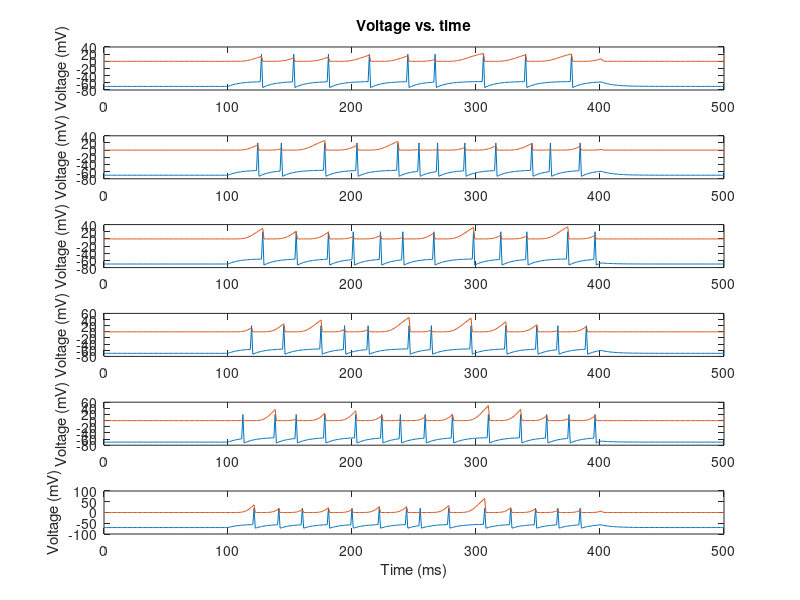

This chart was generated by the following MATLAB code: (Note: this script raises an error after producing the figure.)
%% Simulation

%%%DEFINE PARAMETERS
dt=1; %time step ms
t_end=500; %total run time ms
t_StimStart=100; %time to start injecting current
t_StimEnd=400; %time to end injecting current
V_th=-55; %spike threshold [mV]
E_L=-70; %resting membrane potential [mV]
V_reset=-75; %value to reset voltage to after a spike [mV]
V_spike=20; %value to draw a spike to, when cell spikes
tau=10; %membrane time constant [ms]
R_m=10; %membrane resistance [MOhm]

%%%DEFINE INITIAL VALUES AND VECTORS TO HOLD RESULTS
t_vect=0:dt:t_end; 
V_vect=zeros(1,length(t_vect));
V_plot_vect=zeros(1,length(t_vect));

%INTEGRATE THE EQUATION tau*dV/dt = -V + E_L + I_e*R_m
PlotNum=0;
I_Stim_vect=1.39:0.04:1.59; %magnitudes of pulse of injected current [nA]
spTrain=zeros(t_end,length(I_Stim_vect));

for I_Stim=I_Stim_vect; %loop over different I_Stim values
    
    PlotNum=PlotNum+1;
    i=1; %index denoting which element of V is being assigned
        
    V_vect(i)=E_L; %first element of V, i.e. value of V at t=0
    V_plot_vect(i)=V_vect(i); %if no spike, then just plot the actual voltage V
    I_e_vect=zeros(1,t_StimStart/dt); %portion of I_e_vect from t=0 to t_StimStart
    I_e_vect=[I_e_vect I_Stim*ones(1,1+((t_StimEnd-t_StimStart)/dt))];
    I_e_vect=[I_e_vect zeros(1,(t_end-t_StimEnd)/dt)];
%     I_e_vect=awgn(I_e_vect,10,'measured');
    I_e_vect_mat(:,PlotNum)=I_e_vect;
    
    NumSpikes=0; %holds number of spikes that have occurred
    
    tao=exprnd(1);
    lambda(i)=log(exp(V_vect(i)-V_th)+1);
    last_spike = 1;
    
    for t=dt:dt:t_end %loop through values of t in steps of df ms        
        %V_inf = E_L + I_e_vect(i)*R_m;
        %V_vect(i+1) = V_inf + (V_vect(i)-V_inf)*exp(-dt/tau);
        
        V_vect(i+1) = V_vect(i) + (E_L-V_vect(i) + I_e_vect(i)*R_m)/tau; %Euler's method
        lambda(i+1)=log(exp(V_vect(i+1)-V_th)+1);
        
        %if statement below says what to do if voltage crosses threshold
        if sum(lambda(last_spike+1:i+1))>tao %cell spiked
            
            V_vect(i+1)=V_reset; %set voltage back to V_reset
            V_plot_vect(i+1)=V_spike; %set vector that will be plotted to show a spike here
            NumSpikes=NumSpikes+1; %add 1 to the total spike count
            spTrain(i,PlotNum)=1;
            if last_spike == i+1
                disp('two spikes in a row!!')
                return
            end
            last_spike = i+1;
            tao=exprnd(1);
%             lambda(1:i)=0;
%             lambda(i+1)=log(exp(V_vect(i+1)-V_th)+1);
        else %voltage didn't cross threshold so cell does not spike
            V_plot_vect(i+1)=V_vect(i+1); %plot actual voltage
%             lambda(i+1)=log(exp(V_vect(i+1)-V_th)+1);
        end
        i=i+1; %add 1 to index,corresponding to moving forward 1 time step
    end    
    
    
    %MAKE PLOTS
    figure(2)
    subplot(length(I_Stim_vect),1,PlotNum)
    plot(t_vect,V_plot_vect);
    hold on
    plot(t_vect,lambda*100)
    if (PlotNum==1)
        title('Voltage vs. time');
    end
    if (PlotNum==length(I_Stim_vect))
        xlabel('Time (ms)');
    end
    ylabel('Voltage (mV)');
    
    if I_Stim ~= I_Stim_vect(end)
        clear lambda
        V_vect=zeros(1,length(t_vect));
        V_plot_vect=zeros(1,length(t_vect));
    end
end


%%
k=R_m/tau;g=1/tau;

I_e=I_e_vect_mat(1:end-1,:);trainM=spTrain;

[expg_Vreset,expg_EL,expg_k]=gconv(I_e,trainM,g); %temporally convolve paramters with g upto spike time

figure;
plot(t_vect(2:end),V_reset.*expg_Vreset(:,end) +E_L.*expg_EL(:,end) + k.*expg_k(:,end),'r');
set(gca,'FontSize',16);
xlabel('Time (ms)');ylabel('Voltage (mV)');
hold on
plot(t_vect(2:end),V_vect(2:end),'b');
plot([0 t_end],[V_th V_th],'k');
hold off
xlim([0 t_end]);
legend('Fitted V(t)','True V(t)');

%%
link = @(mu) log(exp(mu)-1);  %link = @(mu) mu + log(1-exp(-mu));
derlink = @(mu) exp(mu)./(exp(mu)-1);
invlink = @(resp) log(1 + exp(resp));
F = {link, derlink, invlink};

[betahat_conv,~,stats_conv]=glmfit([expg_Vreset(:) expg_k(:)],trainM(:),'Poisson','link',F);

[betahat_conv(1) E_L-V_th;betahat_conv(2) V_reset-E_L;betahat_conv(3) k]
